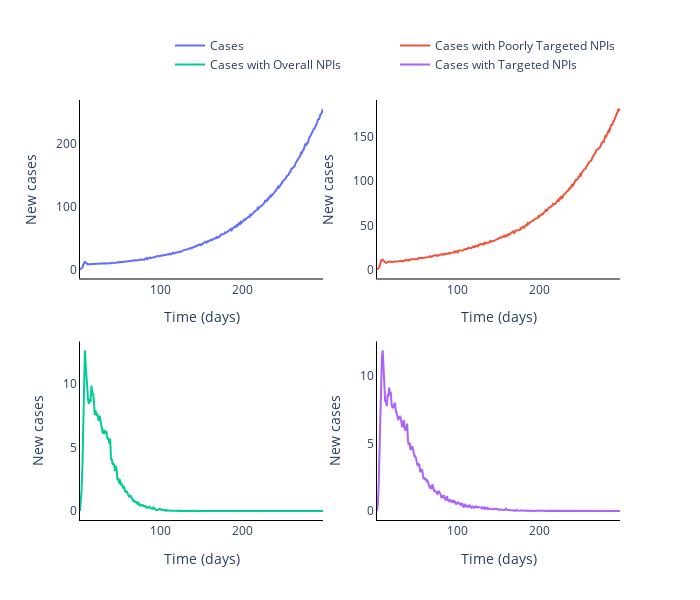

Notebook code for this chart:
### Markdown cell above
## Plot agreggated local incidence numbers

### Code cell
# Plot (bar chart cases each day)
from plotly.subplots import make_subplots
fig = go.Figure()
fig = make_subplots(rows=2, cols=2)

# Plot of incidences
fig.add_trace(
    go.Scatter(
        x=times[1:],
        y=realistic_agg_cases_mean[1:],
        name='Cases'
    ),
    row=1,col=1
)

fig.add_trace(
    go.Scatter(
        x=times[1:],
        y=realistic_wrong_target_agg_cases_mean[1:],
        name='Cases with Poorly Targeted NPIs'
    ),row=1,col=2
)

fig.add_trace(
    go.Scatter(
        x=times[1:],
        y=realistic_overall_agg_cases_mean[1:],
        name='Cases with Overall NPIs'
    ),row=2,col=1
)

fig.add_trace(
    go.Scatter(
        x=times[1:],
        y=realistic_target_agg_cases_mean[1:],
        name='Cases with Targeted NPIs'
    ),row=2,col=2
)

# Add axis labels
fig.update_layout(
    boxmode='group',
    width=700,
    height=600,
    plot_bgcolor='white',
    xaxis=dict(
        title='Time (days)',
        linecolor='black'),
    yaxis=dict(
        title='New cases',
        linecolor='black'),
    xaxis2=dict(
        title='Time (days)',
        linecolor='black'),
    yaxis2=dict(
        title='New cases',
        linecolor='black'),
    xaxis3=dict(
        title='Time (days)',
        linecolor='black'),
    yaxis3=dict(
        title='New cases',
        linecolor='black'),
    xaxis4=dict(
        title='Time (days)',
        linecolor='black'),
    yaxis4=dict(
        title='New cases',
        linecolor='black'),
    legend=dict(
        orientation="h",
        yanchor="bottom",
        y=1.05,
        xanchor="right",
        x=1
    ))

fig.write_image('images/Different_realistic_intervention_effects.pdf')
fig.show()

### Figure 1 — Plotly figure (JSON) as saved in the notebook; plotly's stock layout.template omitted (floating-point values rounded to 4 significant figures; data arrays with more than 128 entries replaced by an {"elided": "..."} marker saying what was removed)
{"data": [{"name": "Cases", "type": "scatter", "x": {"elided": "299 int values"}, "xaxis": "x", "y": {"elided": "299 float values"}, "yaxis": "y"}, {"name": "Cases with Poorly Targeted NPIs", "type": "scatter", "x": {"elided": "299 int values"}, "xaxis": "x2", "y": {"elided": "299 float values"}, "yaxis": "y2"}, {"name": "Cases with Overall NPIs", "type": "scatter", "x": {"elided": "299 int values"}, "xaxis": "x3", "y": {"elided": "299 float values"}, "yaxis": "y3"}, {"name": "Cases with Targeted NPIs", "type": "scatter", "x": {"elided": "299 int values"}, "xaxis": "x4", "y": {"elided": "299 float values"}, "yaxis": "y4"}], "layout": {"boxmode": "group", "height": 600, "legend": {"orientation": "h", "x": 1, "xanchor": "right", "y": 1.05, "yanchor": "bottom"}, "plot_bgcolor": "white", "width": 700, "xaxis": {"anchor": "y", "domain": [0, 0.45], "linecolor": "black", "title": {"text": "Time (days)"}}, "xaxis2": {"anchor": "y2", "domain": [0.55, 1], "linecolor": "black", "title": {"text": "Time (days)"}}, "xaxis3": {"anchor": "y3", "domain": [0, 0.45], "linecolor": "black", "title": {"text": "Time (days)"}}, "xaxis4": {"anchor": "y4", "domain": [0.55, 1], "linecolor": "black", "title": {"text": "Time (days)"}}, "yaxis": {"anchor": "x", "domain": [0.575, 1], "linecolor": "black", "title": {"text": "New cases"}}, "yaxis2": {"anchor": "x2", "domain": [0.575, 1], "linecolor": "black", "title": {"text": "New cases"}}, "yaxis3": {"anchor": "x3", "domain": [0, 0.425], "linecolor": "black", "title": {"text": "New cases"}}, "yaxis4": {"anchor": "x4", "domain": [0, 0.425], "linecolor": "black", "title": {"text": "New cases"}}}}
